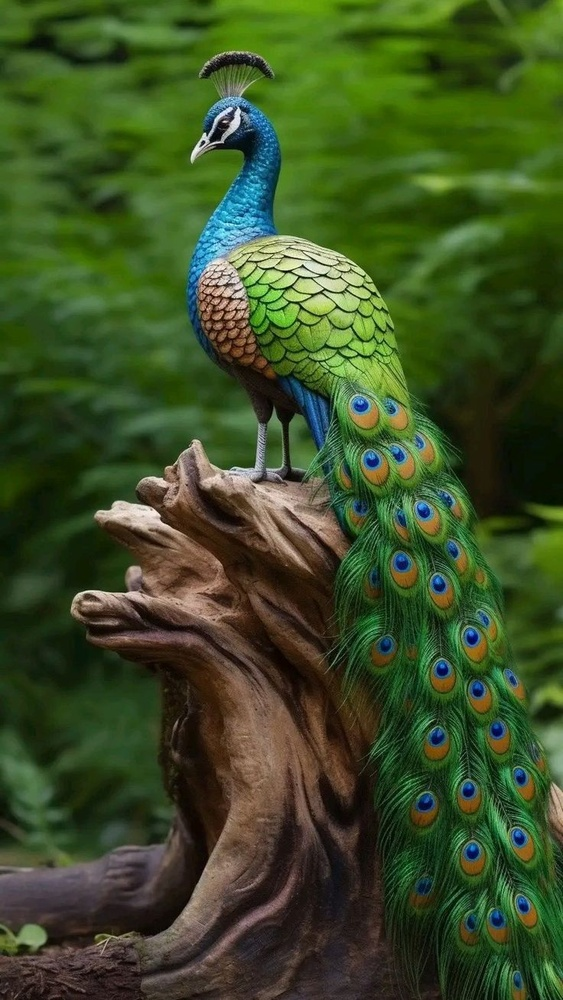
#> input picture DeepLearning_IMGPR/9.jpg, 563 x 1000 px, shrunk from 736 x 1308 before the run, found by its file name
$ python template.py
#> lines starting #> are read from the running program, lines starting #| are printed output that depends on the picture
import cv2

img = cv2.imread('DeepLearning_IMGPR/9.jpg')
#> img is the input picture: shape (1000, 563, 3); mean B, G, R 37.5, 78.5, 60
gray_img = cv2.cvtColor(img, cv2.COLOR_BGR2GRAY)
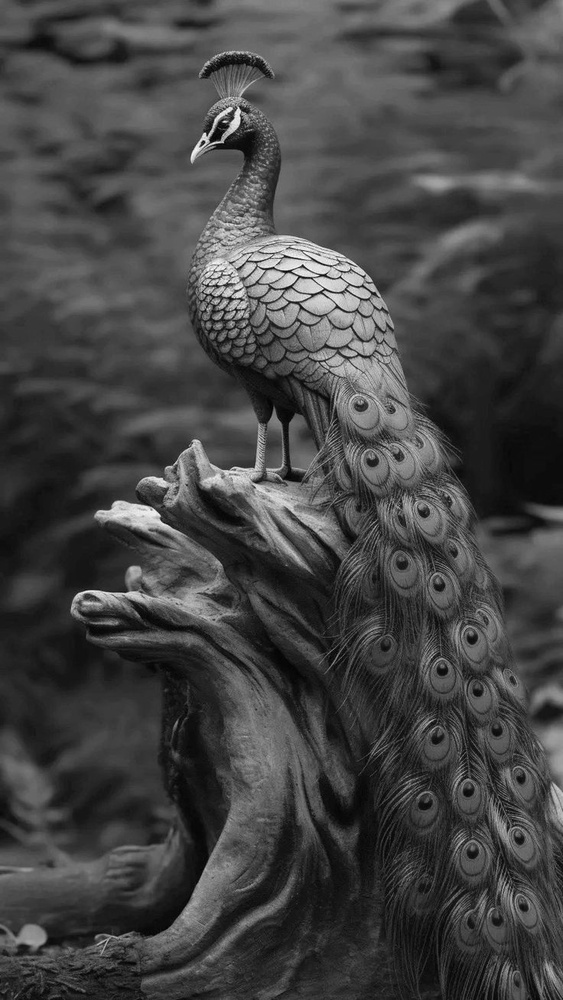
#> gray_img: shape (1000, 563); min 1, max 252, mean 68.3
template = cv2.imread('template.jpg', 0)
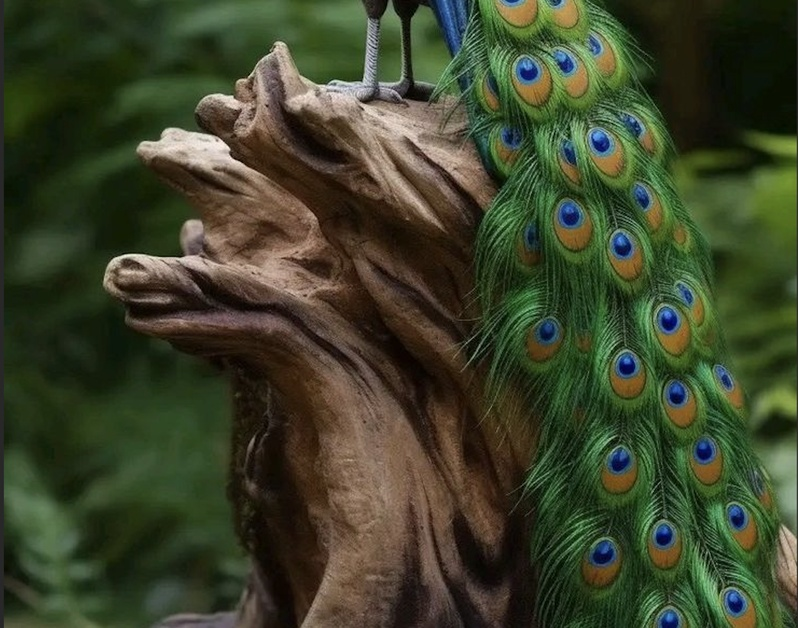
#> input picture DeepLearning_IMGPR/template.jpg, 798 x 628 px, shrunk from 1044 x 822 before the run
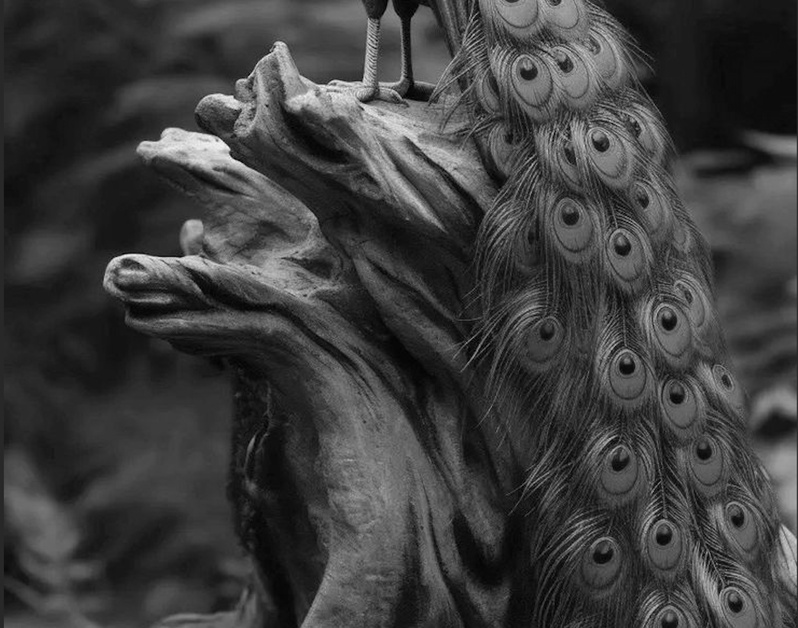
#> template: shape (628, 798); min 0, max 243, mean 62
#> (the run stopped early here; a loop or call above may not have finished)
